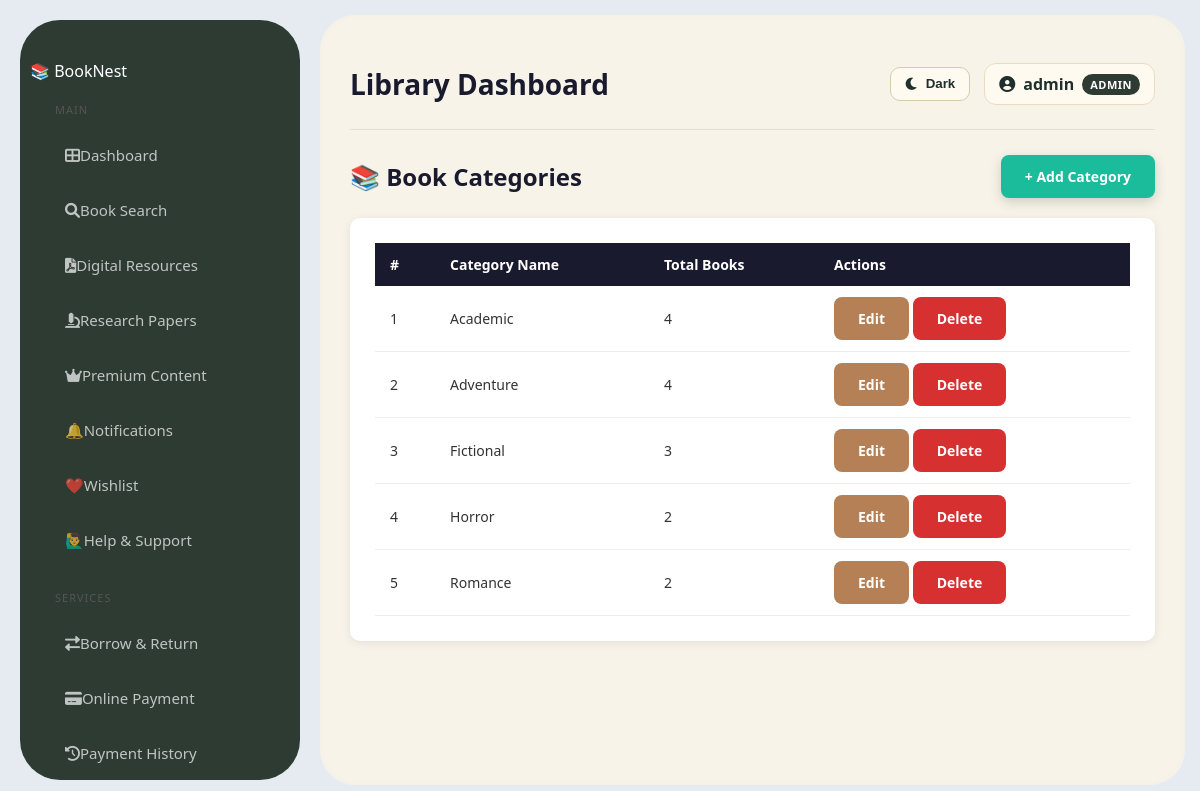
The app's page /categories/ (signed in) with its own data.
### library/models.py (models this page shows, shortened)
class User(AbstractUser):
    ADMIN = 'admin'
    LIBRARIAN = 'librarian'
    REGULAR_USER = 'user'
    ROLE_CHOICES = [
        (ADMIN, 'Administrator'),
        (LIBRARIAN, 'Librarian'),
        (REGULAR_USER, 'Regular User'),
    ]
    role = models.CharField(max_length=20, choices=ROLE_CHOICES, default=REGULAR_USER)
    phone = models.CharField(max_length=15, null=True, blank=True)
    profile_picture = models.ImageField(upload_to='profiles/', null=True, blank=True)
    date_of_birth = models.DateField(null=True, blank=True)
    bio = models.TextField(null=True, blank=True)
    def get_full_name(self):
        if self.first_name and self.last_name:
            return f"{self.first_name} {self.last_name}"
        return self.username

class Category(models.Model):
    name = models.CharField(max_length=100, unique=True)
    class Meta:
        ordering = ['name']
        verbose_name_plural = 'Categories'

### library/views.py (the view)
# urls.py: path('categories/', views.category_list, name='category_list'),
@login_required
@user_passes_test(is_librarian_or_admin, login_url='/')
def category_list(request):
    categories = Category.objects.all().order_by('name')
    return render(request, 'library/category_list.html', {'categories': categories})

### library/views.py (called while the page is built)
def is_librarian_or_admin(user):
    return user.is_authenticated and (
        user.role in [User.LIBRARIAN, User.ADMIN] or user.is_superuser
    )

### library/templates/library/category_list.html (shortened to what this page needs)
{% extends 'library/base.html' %}
{% block content %}
<div class="top-bar">
    <h2>📚 Book Categories</h2>
    <a href="{% url 'category_add' %}" class="btn btn-primary">+ Add Category</a>
</div>
<div class="table-box">
    <table>
        <thead>
            <tr>
                <th>#</th>
                <th>Category Name</th>
                <th>Total Books</th>
                <th>Actions</th>
            </tr>
        </thead>
        <tbody>
            {% for category in categories %}
            <tr>
                <td>{{ forloop.counter }}</td>
                <td>{{ category.name }}</td>
                <td>{{ category.books.count }}</td>
                <td>
                    <a href="{% url 'category_edit' category.pk %}" class="btn btn-edit">Edit</a>
                    <a href="{% url 'category_delete' category.pk %}" class="btn btn-delete"
                       onclick="return confirm('Are you sure you want to delete this category?')">
                        Delete
                    </a>
                </td>
            </tr>
            {% empty %}
            <tr>
                <td colspan="4" style="text-align:center; padding:20px; color:#666;">
                    No categories found.
                </td>
            </tr>
            {% endfor %}
        </tbody>
    </table>
</div>
{% endblock %}

### library/templates/library/base.html (shortened to what this page needs)
{% load static %}
<!DOCTYPE html>
<html lang="en" data-theme="light">
<head>
    <link rel="stylesheet"
          href="https://cdnjs.cloudflare.com/ajax/libs/font-awesome/6.0.0/css/all.min.css">
    <link rel="stylesheet" href="{% static 'library/css/style.css' %}">
</head>
<body>
<div class="layout">
    <aside class="sidebar">
        <div class="logo">
            📚 <span>Book</span>Nest
        </div>
        <div class="menu-section">
            <div class="menu-title">Main</div>
            <a href="{% url 'home' %}"
               class="menu-item {% if request.resolver_match.url_name == 'home' %}active{% endif %}">
                <i class="fas fa-th-large"></i>
                Dashboard
            </a>
            <a href="{% url 'book_list' %}"
               class="menu-item {% if request.resolver_match.url_name == 'book_list' %}active{% endif %}">
                <i class="fas fa-search"></i>
                Book Search
            </a>
            <a href="{% url 'digital_resources' %}"
               class="menu-item {% if request.resolver_match.url_name == 'digital_resources' %}active{% endif %}">
                <i class="fas fa-file-pdf"></i>
                Digital Resources
            </a>
            <a href="{% url 'research_papers' %}"
               class="menu-item {% if request.resolver_match.url_name == 'research_papers' %}active{% endif %}">
                <i class="fas fa-microscope"></i>
                Research Papers
            </a>
            <a href="{% url 'premium_content' %}"
               class="menu-item premium {% if request.resolver_match.url_name == 'premium_content' %}active{% endif %}">
                <i class="fas fa-crown"></i>
                Premium Content
            </a>
            <a href="{% url 'notification_page' %}"
               class="sidebar-link menu-item {% if request.resolver_match.url_name == 'notification_page' %}active{% endif %}">
                <span class="icon">🔔</span>
                <span class="text">Notifications</span>
            </a>
            <a href="{% url 'wishlist_page' %}"
               class="sidebar-link menu-item {% if request.resolver_match.url_name == 'wishlist_page' %}active{% endif %}">
                <span class="icon">❤️</span>
                <span class="text">Wishlist</span>
            </a>
            <a href="{% url 'help_support_page' %}"
               class="sidebar-link menu-item {% if request.resolver_match.url_name == 'help_support_page' %}active{% endif %}">
                <span class="icon">🙋‍♂️</span>
                <span class="text">Help & Support</span>
            </a>
        </div>
        <div class="menu-section">
            <div class="menu-title">Services</div>
            <a href="{% url 'borrow_list' %}"
               class="menu-item {% if request.resolver_match.url_name == 'borrow_list' %}active{% endif %}">
                <i class="fas fa-exchange-alt"></i>
                Borrow & Return
            </a>
            <a href="{% url 'online_payment' %}"
               class="menu-item {% if request.resolver_match.url_name == 'online_payment' %}active{% endif %}">
                <i class="fas fa-credit-card"></i>
                Online Payment
            </a>
            <a href="{% url 'payment_history' %}"
               class="menu-item {% if request.resolver_match.url_name == 'payment_history' %}active{% endif %}">
                <i class="fas fa-history"></i>
                Payment History
            </a>
        </div>
    </aside>
    <main class="main-container">
        <header class="top-nav">
            <h2>
                {% block page_title %}
                    Library Dashboard
                {% endblock %}
            </h2>
            <div class="top-nav-right">
                <button type="button"
                        class="theme-toggle-btn"
                        id="themeToggleBtn">
                </button>
                <div class="user-profile">
                    <i class="fas fa-user-circle"></i>
                    <span>{{ user.username }}</span>
                    <span class="role-tag">
                        {{ user.role|upper }}
                    </span>
                </div>
            </div>
        </header>
        {% block content %}
        {% endblock %}
    </main>
</div>
</body>
</html>

### library/static/library/css/style.css (style rules this page uses)
* { margin: 0; padding: 0; box-sizing: border-box; }
body { font-family: 'Segoe UI', sans-serif; background: #e5ebf1; color: #333; }
.layout { display: flex; min-height: calc(100vh - 60px); }
.sidebar { width: 280px; background: #2e3b33; padding: 40px 10px; margin: 20px; border-radius: 40px; color: white; display: flex; flex-direction: column; }
.sidebar a { display: flex; align-items: center; color: rgba(255, 255, 255, 0.7); text-decoration: none; padding: 15px 25px; font-size: 15px; border-radius: 15px; margin: 5px 10px; transition: 0.3s; }
.sidebar .menu-title { color: #555; font-size: 11px; text-transform: uppercase; padding: 20px 25px 8px; letter-spacing: 1px; }
.main-container { flex: 1; background: #f7f3e8; margin: 15px 15px 15px 0; border-radius: 35px; padding: 30px; box-shadow: inset 0 0 10px rgba(0, 0, 0, 0.02); }
.table-box { background: white; border-radius: 10px; padding: 25px; box-shadow: 0 2px 10px rgba(0, 0, 0, 0.08); }
table { width: 100%; border-collapse: collapse; }
th { background: #1a1a2e; color: white; padding: 12px 15px; text-align: left; font-size: 14px; }
td { padding: 11px 15px; border-bottom: 1px solid #eee; font-size: 14px; }
.btn { padding: 10px 22px; border: none; border-radius: 12px; cursor: pointer; font-size: 14px; font-weight: 600; text-decoration: none; display: inline-block; transition: all 0.3s ease; }
.btn-primary { background: #2e3b33; color: white; box-shadow: 0 4px 12px rgba(46, 59, 51, 0.2); }
.btn-edit { background: #b58055; color: white; }
.btn-delete { background: #d63031; color: white; }
.top-bar { display: flex; justify-content: space-between; align-items: center; margin-bottom: 20px; }
.top-bar h2 { color: #1a1a2e; }
:root { --gold: #c9a84c; --gold-light: #f0d080; --gold-bg: #fdf6e3; --card-bg: #ffffff; --text-dark: #1a2e2a; --text-muted: #6b7c76; --border: #e4ddd0; --success: #2d6a4f; --danger: #8b1a1a; }
.btn { padding: 12px 24px; font-size: 14px; font-weight: 600; border-radius: 8px; border: none; cursor: pointer; text-decoration: none; transition: all 0.2s ease; }
.btn-primary { background-color: #1abc9c; color: #ffffff; }
.top-nav { width: 100%; min-height: 78px; display: flex; justify-content: space-between; align-items: center; gap: 20px; padding: 18px 0 24px; margin-bottom: 25px; border-bottom: 1px solid rgba(0, 0, 0, 0.08); }
.top-nav h2 { margin: 0; color: #1a1a2e; font-size: 28px; font-weight: 800; }
.top-nav-right { display: flex; align-items: center; gap: 14px; flex-wrap: wrap; }
.theme-toggle-btn { display: inline-flex; align-items: center; gap: 7px; padding: 9px 14px; border: 1px solid #d9caa9; border-radius: 10px; background: #fffaf0; color: #1f2f2d; font-weight: 700; cursor: pointer; line-height: 1; }
.user-profile { display: inline-flex; align-items: center; gap: 8px; background: #fffaf0; border: 1px solid #eadcc1; padding: 9px 14px; border-radius: 12px; color: #1f2f2d; font-weight: 700; }
.role-tag { background: #2e3b33; color: #ffffff !important; padding: 3px 8px; border-radius: 999px; font-size: 11px; letter-spacing: 0.5px; }
.sidebar { height: calc(100vh - 40px); overflow-y: auto; overflow-x: hidden; position: sticky; top: 20px; }

### records on screen
User: username "admin", role "ADMIN"
Category: name "Academic", books.count "4"
Category: name "Adventure", books.count "4"
Category: name "Fictional", books.count "3"
Category: name "Horror", books.count "2"
Category: name "Romance", books.count "2"
